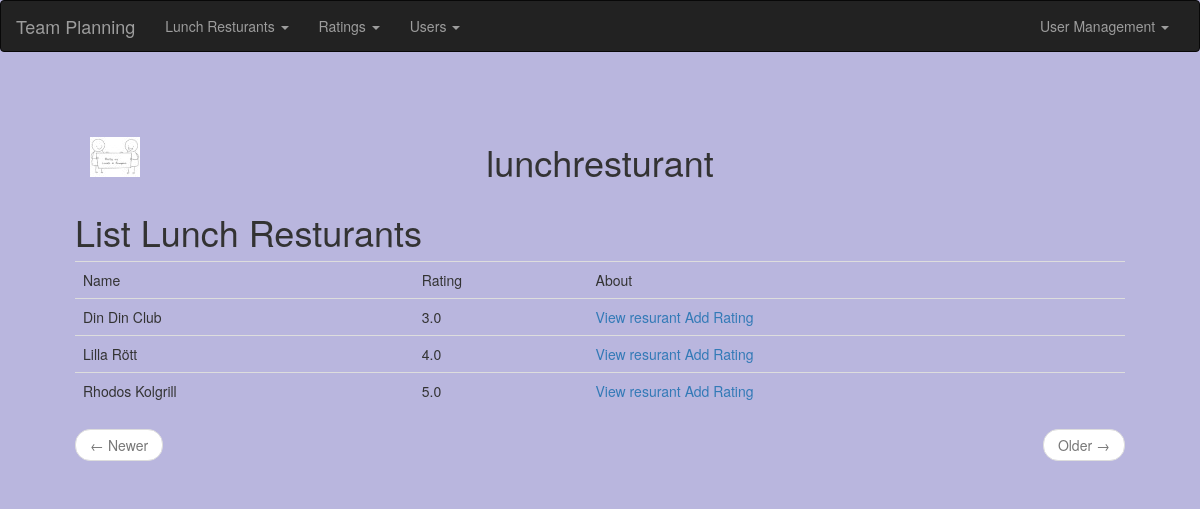
The app's page /index (signed in) with its own data.
### app/main/models.py (models this page shows, shortened)
class PaginatedAPIMixin(object):
    @staticmethod
    def to_collection_dict(query, page, per_page, endpoint, **kwargs):
        resources = query.paginate(page, per_page, False)
        print("page: %s per_page: %s endpoint %s" % (page, per_page, endpoint))
        data = {
            'items': [item.to_dict() for item in resources.items],
            '_meta': {
                'page': page,
                'per_page': per_page,
                'total_pages': resources.pages,
                'total_items': resources.total
            },
            '_links': {
                'self': url_for(endpoint, page=page, per_page=per_page,
                                **kwargs),
                'next': url_for(endpoint, page=page + 1, per_page=per_page,
                                **kwargs) if resources.has_next else None,
                'prev': url_for(endpoint, page=page - 1, per_page=per_page,
                                **kwargs) if resources.has_prev else None
            }
        }
        return data

class LunchResturant(PaginatedAPIMixin, db.Model):
    __tablename__ = "lunchresturant"
    id = db.Column(db.Integer, primary_key=True, autoincrement=True)
    name = db.Column(db.String(140))
    about = db.Column(db.String(140))
    average_rating = db.Column(db.Float)
    location  = db.Column(db.String(140), default="Sundbyberg Sweden") # TODO use current_app.config['DEFAULT_LOCATION']
    updated = db.Column(db.DateTime, index=True, default=datetime.utcnow)

### app/main/routes.py (the view)
@bp.route('/', methods=['GET', 'POST'])
@bp.route('/index', methods=['GET', 'POST'])
@login_required
def index():
    page = request.args.get('page', 1, type=int)
    alllunchresturant = LunchResturant.query.order_by(LunchResturant.average_rating).paginate(
            page=page, per_page=current_app.config['POSTS_PER_PAGE'])
    next_url = url_for('main.lunchresturant_list', page=alllunchresturant.next_num) \
        if alllunchresturant.has_next else None
    prev_url = url_for('main.lunchresturant_list', page=alllunchresturant.prev_num) \
        if alllunchresturant.has_prev else None
    return render_template('lunchresturant.html', title=_('lunchresturant'),
                           alllunchresturant=alllunchresturant.items, next_url=next_url,
                           prev_url=prev_url)

### app/main/models.py (called while the page is built)
@login.user_loader
def load_user(id):
    return User.query.get(int(id))

### app/main/routes.py (called while the page is built)
@bp.before_app_request
def before_request():
    if current_user.is_authenticated:
        current_user.last_seen = datetime.utcnow()
        db.session.commit()
    g.locale = str(get_locale())

### app/templates/lunchresturant.html (shortened to what this page needs)
{% extends "base.html" %}
{% import 'bootstrap/wtf.html' as wtf %}
{% block app_content %}
{% if alllunchresturant %}
    <h1>{{ _('List Lunch Resturants') }}</h1>
    <table class="table table-hover">
      <tr>
        <td>{{_('Name')}}</td>
        <td>{{_('Rating')}}</td>
        <td>{{_('About')}}</td>
      </tr>
    {% for rest in alllunchresturant %}
          <tr>
            <td>  {{rest.name}}        </td>
            <td>  {{ rest.average_rating }}        </td>
            <td>
              <a href="{{ url_for('main.lunchresturant_view', id=rest.id) }}"> {{_('View resurant')}}</a>
              <a href="{{ url_for('main.rating_add', restid=rest.id) }}"> {{_('Add Rating')}}</a>
           </td>
          </tr>
      {% endfor %}
      </table>
{% endif %}
          <nav aria-label="...">
              <ul class="pager">
                  <li class="previous{% if not prev_url %} disabled{% endif %}">
                      <a href="{{ prev_url or '#' }}">
                          <span aria-hidden="true">&larr;</span> {{ _('Newer ') }}
                      </a>
                  </li>
                  <li class="next{% if not next_url %} disabled{% endif %}">
                      <a href="{{ next_url or '#' }}">
                          {{ _('Older ') }} <span aria-hidden="true">&rarr;</span>
                      </a>
                  </li>
              </ul>
          </nav>
{% endblock %}

### app/static/styles/custom.css (style rules this page uses)
body { background: #b9b6de !important; }

### records on screen
LunchResturant: name "Din Din Club", average_rating "3.0"
LunchResturant: name "Lilla Rött", average_rating "4.0"
LunchResturant: name "Rhodos Kolgrill", average_rating "5.0"

### other values on screen
{{ title }} "lunchresturant"
